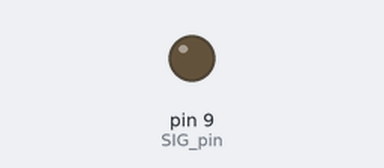
Bench run of a sketch on a simulated Arduino Uno, built with avr-gcc and run on an emulated ATmega328P. Shown: output pins drawn as LEDs (lit = HIGH). Pins used as bus, display or sensor lines are not drawn.

Above: at 0.05 s.
At 1.15 s:
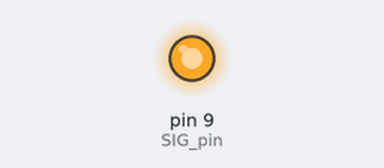
At 1.75 s:
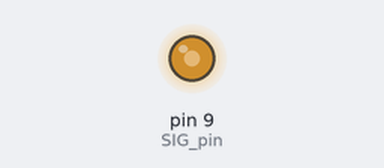
At 2.3 s:
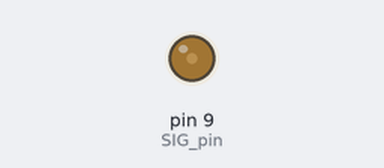
Timing chart, 0 to 7.9 s (numbered marks = the images above):
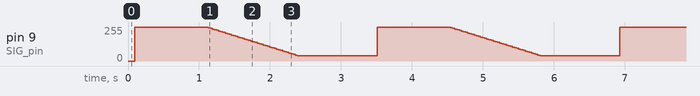

Measured:
- by itself, pin 9 (SIG_pin): ramps from 255/255 to 40/255 and jumps back, once every 3.4 s

The sketch:

mux_led_test_2.ino
```cpp
//
//int s0 = 2;
//int s1 = 3;
//int s2 = 4;
//int s3 = 5;
enum { s0 = 2, s1 = 3, s2 = 4, s3 = 5};
int SIG_pin = 9;

int channels[] = {1, 2, 3, 4, 5, 6, 7};
#define NUM_CHANNELS (sizeof(channels)/sizeof(int))


int muxChannel[16][4] = {
  {0, 0, 0, 0}, //channel 0
  {1, 0, 0, 0}, //channel 1
  {0, 1, 0, 0}, //channel 2
  {1, 1, 0, 0}, //channel 3
  {0, 0, 1, 0}, //channel 4
  {1, 0, 1, 0}, //channel 5
  {0, 1, 1, 0}, //channel 6
  {1, 1, 1, 0}, //channel 7
  {0, 0, 0, 1}, //channel 8
  {1, 0, 0, 1}, //channel 9
  {0, 1, 0, 1}, //channel 10
  {1, 1, 0, 1}, //channel 11
  {0, 0, 1, 1}, //channel 12
  {1, 0, 1, 1}, //channel 13
  {0, 1, 1, 1}, //channel 14
  {1, 1, 1, 1} //channel 15
};

//fade control
int max_fade_intensity = 255;
int min_fade_intensity = 40;
int fade_intensity_decrement_step = 5; //ms
int dimming_step = 30; //ms
int lighting_interval = 1000; //ms
int fades_interval = 1000; //ms
// end of fade control

void setup() {
  pinMode(s0, OUTPUT);
  pinMode(s1, OUTPUT);
  pinMode(s2, OUTPUT);
  pinMode(s3, OUTPUT);
  digitalWrite(s0, LOW);
  digitalWrite(s1, LOW);
  digitalWrite(s2, LOW);
  digitalWrite(s3, LOW);


  //  analogWrite(SIG_pin, 100);

  Serial.begin(9600);


}


void loop() {

  fade_pwm_led(SIG_pin);

}


void read_mux(int channels[], int loop_size) {
  for (int j = 0; j < loop_size; j++) {
    int controlPin[] = {s0, s1, s2, s3};
    int muxChannel[16][4] = {
      {0, 0, 0, 0}, //channel 0
      {1, 0, 0, 0}, //channel 1
      {0, 1, 0, 0}, //channel 2
      {1, 1, 0, 0}, //channel 3
      {0, 0, 1, 0}, //channel 4
      {1, 0, 1, 0}, //channel 5
      {0, 1, 1, 0}, //channel 6
      {1, 1, 1, 0}, //channel 7
      {0, 0, 0, 1}, //channel 8
      {1, 0, 0, 1}, //channel 9
      {0, 1, 0, 1}, //channel 10
      {1, 1, 0, 1}, //channel 11
      {0, 0, 1, 1}, //channel 12
      {1, 0, 1, 1}, //channel 13
      {0, 1, 1, 1}, //channel 14
      {1, 1, 1, 1} //channel 15
    };
    //loop through the 4 sig
    for (int i = 0; i < 4; i ++) {
      digitalWrite(controlPin[i], muxChannel[channels[j]][i]);
    }
  }
}


void fade_pwm_led(int led) {

  for (int fadeValue = min_fade_intensity ; fadeValue <= max_fade_intensity; fadeValue += fade_intensity_decrement_step) {
    // sets the value (range from 0 to 255):
    analogWrite(led, fadeValue);
   for (int j = 0; j < NUM_CHANNELS; j++) {
    int controlPin[] = {s0, s1, s2, s3};
    for (int i = 0; i < 4; i ++) {
      digitalWrite(controlPin[i], muxChannel[channels[j]][i]);
    }

  }
           delay(2);

    // wait for n milliseconds to see the dimming effect

  }

  delay (lighting_interval);
  for (int fadeValue = max_fade_intensity ; fadeValue >= min_fade_intensity; fadeValue -= fade_intensity_decrement_step) {
    // sets the value (range from 0 to 255):
    //    analogWrite(10, fadeValue);
    analogWrite(led, fadeValue);
    // wait for n milliseconds to see the dimming effect
    delay(dimming_step);
  }

  delay (fades_interval);
  //  matrix_aux_clear_leds();

}
```
